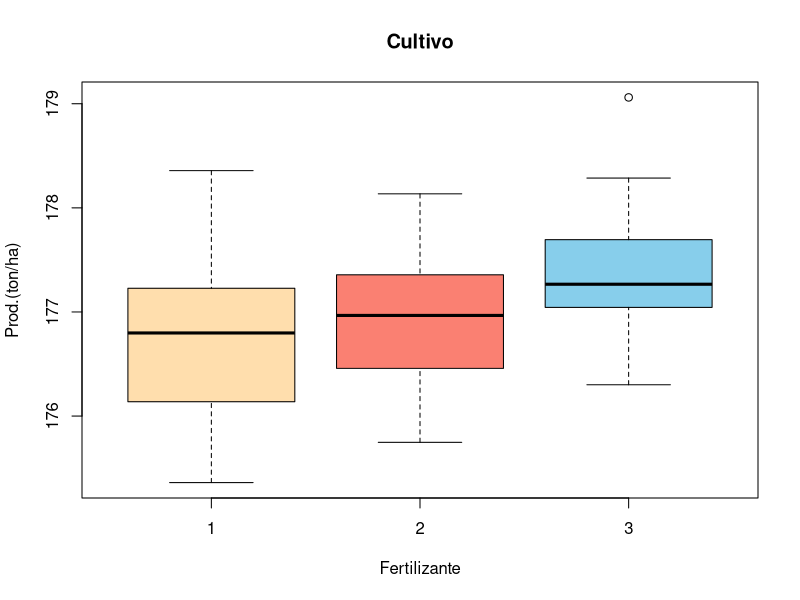
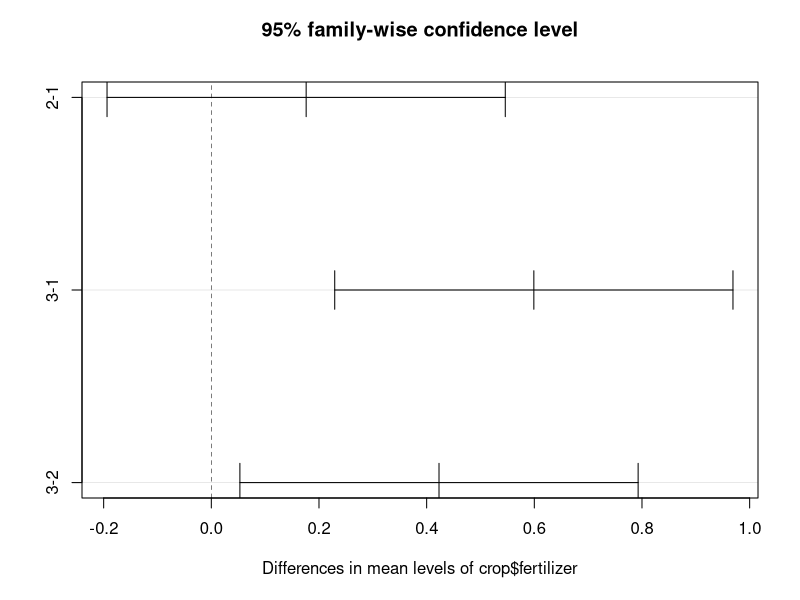
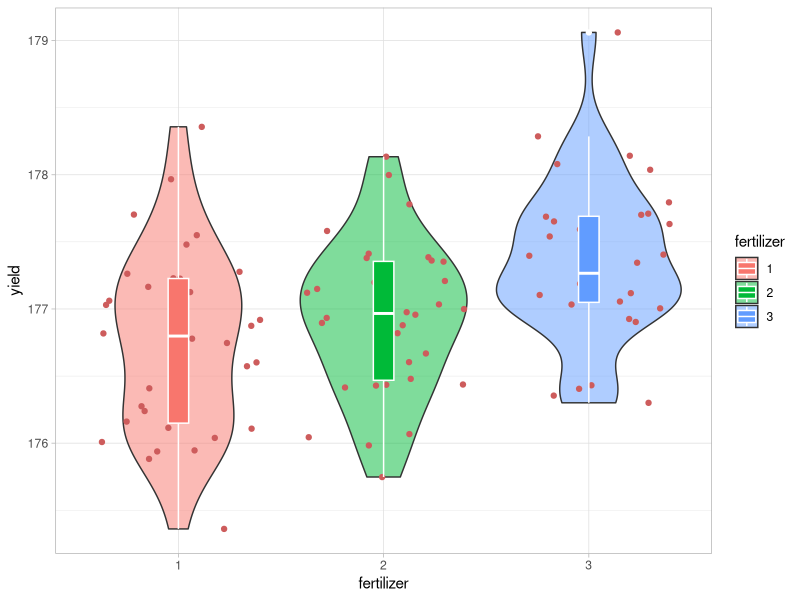

Write the R code that produced these figures, in order.
#**Script 5 o semana 7**
  18/09/2025
#  Ramón Copado García
  
  #Análisis de Variaza
  #Productividad de cultivo
  
#Anova unifactorial o de un solo factor

  crop <-read.csv("crop_data.csv",header = T)
  
  #Lo siguiente es para poder usar los numeros como factores
  crop$density<-as.factor(crop$density)
  crop$block<-as.factor(crop$block)
  crop$fertilizer<-as.factor(crop$fertilizer)
summary(crop)

colores <-c ("navajowhite", "salmon", "skyblue")

# Crear un boxplot Fertilizante

boxplot (crop$yield ~ crop$fertilizer, 
         col = colores,
         main = "Cultivo",
         xlab = "Fertilizante",
         ylab = "Prod.(ton/ha)")

tapply(crop$yield, crop$fertilizer, mean)
tapply(crop$yield, crop$fertilizer, sd)
tapply(crop$yield, crop$fertilizer, var)

#aplicar prueba de normalidad de datos
shapiro.test(subset(crop$yield, crop$fertilizer=="1"))
shapiro.test(subset(crop$yield, crop$fertilizer=="2"))
shapiro.test(subset(crop$yield, crop$fertilizer=="3"))

#Prueba de Bartlett
bartlett.test(crop$yield~crop$fertilizer)#sirve para tres varianzas que comparar

#Ho = 1=2=3
#Ha = 1=2 no igual 3 o no igual a 2

#Se acepta Ha

#Prueba ANOVA
crop.aov<-aov(crop$yield~crop$fertilizer+crop$block)
summary(crop.aov)
crop.aov<-aov(crop$yield~crop$fertilizer*crop$fertilizer)
summary(crop.aov)

crop.aov<-aov(crop$yield~crop$fertilizer)
summary(crop.aov)

# LSD determinar el valor
qt(.975,93)
sqrt((2*0.3859)/32)*qt(.975,93) #diferencia mínima de las medias que debe existir
tapply(crop$yield, crop$fertilizer, mean)

#Primer diferencia de medias F1 vs F2
176.7570 - 176.9332 #no hay diferencia
#Primer diferencia de medias F2 vs F3
176.9332-177.3562 #si hay deferencia
#Primer diferencia de medias F2 vs F3
176.7570-177.3562 #si hay diferencia

# Prueba Tukey
sqrt((2*0.3859)/32)*qtukey(.95, nmeans = 3, df = 93) #diferencia mínima de las                                                          medias que debe existir

#Primer diferencia de medias F1 vs F2
176.7570 - 176.9332 #no hay diferencia
#Primer diferencia de medias F2 vs F3
176.9332-177.3562 #no hay deferencia
#Primer diferencia de medias F2 vs F3
176.7570-177.3562 #si hay diferencia

#solo hay diferencia en F1 y F3

#Gráficar con Tukey

TukeyHSD(crop.aov)#aqui si hay diferencias como en el LSD
plot(TukeyHSD(crop.aov))

#####TAREA HACER LO MISMO PARA BLOCKES



library(ggplot2)

ggplot(crop, aes(x=fertilizer, y= yield, fill = fertilizer))+
  geom_violin(alpha = 0.5) + 
  geom_jitter(col = "indianred")+
  geom_boxplot(width = 0.1, col = "White")+
  theme_light()
  labs(x ="Fertilizante", 
       y= "Rendimiento (Ton/ha.)")

  